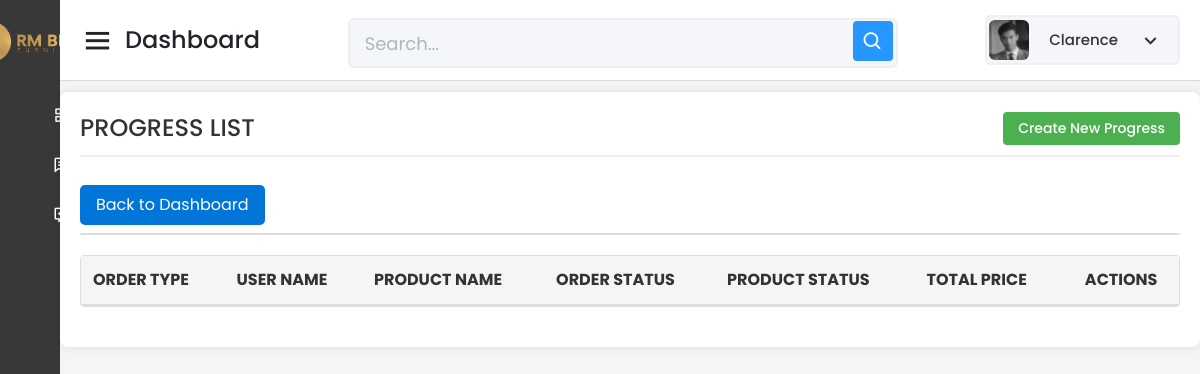
The app's page /Capstone_Admin/progress/read-all-progress-form.php (signed in), older data.
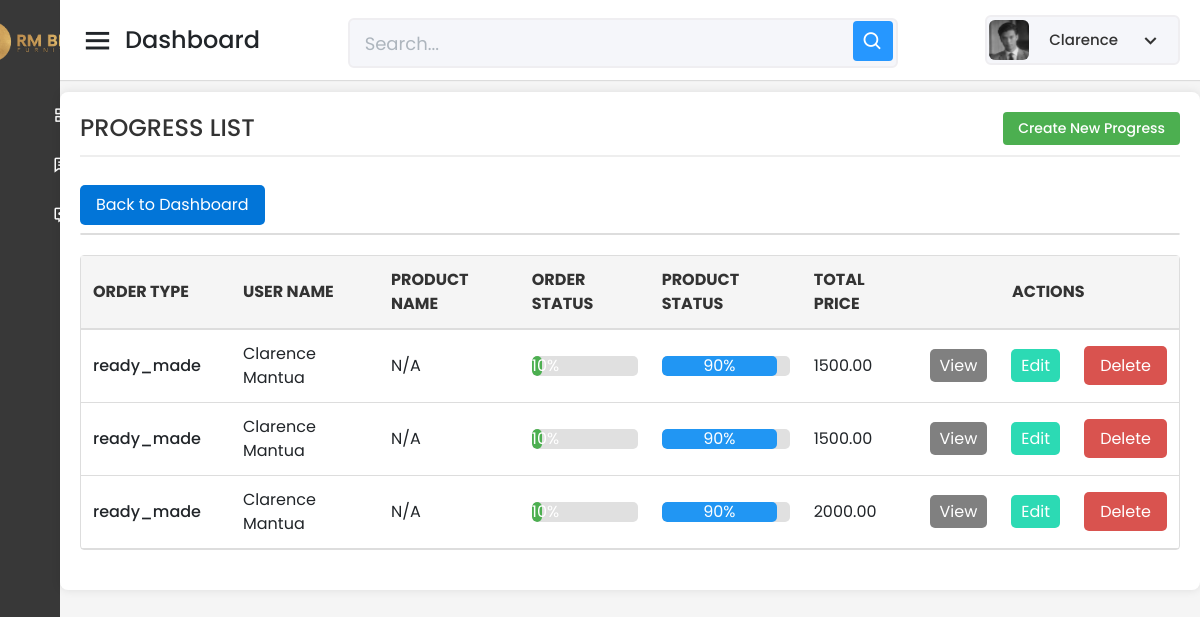
The same page, newer data.
### tables this page shows
CREATE TABLE `tbl_progress` (
  `Progress_ID` int(11) NOT NULL AUTO_INCREMENT,
  `User_ID` varchar(150) NOT NULL,
  `Product_ID` int(11) NOT NULL,
  `Product_Name` varchar(255) NOT NULL,
  `Order_Type` varchar(100) NOT NULL,
  `Order_Status` varchar(100) NOT NULL,
  `Product_Status` varchar(100) NOT NULL,
  `Quantity` int(11) NOT NULL,
  `Total_Price` decimal(10,2) NOT NULL,
  `Date_Added` timestamp NOT NULL DEFAULT current_timestamp(),
  `LastUpdate` timestamp NOT NULL DEFAULT current_timestamp() ON UPDATE current_timestamp(),
  `Progress_Pic_20` varchar(255) DEFAULT NULL,
  `Progress_Pic_30` varchar(255) DEFAULT NULL,
  `Progress_Pic_40` varchar(255) DEFAULT NULL,
  `Progress_Pic_50` varchar(255) DEFAULT NULL,
  `Progress_Pic_60` varchar(255) DEFAULT NULL,
  `Progress_Pic_70` varchar(255) DEFAULT NULL,
  `Progress_Pic_80` varchar(255) DEFAULT NULL,
  `Progress_Pic_90` varchar(255) DEFAULT NULL,
  `Progress_Pic_100` varchar(255) DEFAULT NULL,
  `Stop_Reason` varchar(255) DEFAULT NULL,
  `Progress_Pic_10` varchar(255) DEFAULT NULL,
  PRIMARY KEY (`Progress_ID`),
  KEY `User_ID` (`User_ID`),
  KEY `Product_ID` (`Product_ID`),
  CONSTRAINT `tbl_progress_ibfk_1` FOREIGN KEY (`User_ID`) REFERENCES `tbl_user_info` (`User_ID`) ON DELETE CASCADE,
  CONSTRAINT `tbl_progress_ibfk_2` FOREIGN KEY (`Product_ID`) REFERENCES `tbl_prod_info` (`Product_ID`) ON DELETE CASCADE
);

### Capstone_Admin/progress/read-all-progress-form.php (the view, shortened to what the changed rows need)
<?php
include '../config/database.php';
$search = isset($_GET['search']) ? $_GET['search'] : '';
$query = "
    SELECT
        Progress_ID AS ID,
        Product_Name,
        CONCAT(u.First_Name, ' ', u.Last_Name) AS User_Name,
        Order_Type,
        Order_Status,
        Product_Status,
        Total_Price,
        LastUpdate
    FROM tbl_progress p
    JOIN tbl_user_info u ON p.User_ID = u.User_ID
    WHERE (u.First_Name LIKE :search
    OR u.Last_Name LIKE :search
    OR p.Product_Name LIKE :search)
    ORDER BY LastUpdate DESC
";
$stmt = $pdo->prepare($query);
$searchParam = '%' . $search . '%';
$stmt->bindParam(':search', $searchParam, PDO::PARAM_STR);
$stmt->execute();
$rows = $stmt->fetchAll(PDO::FETCH_ASSOC);
function calculatePercentage($status) {
    return ($status / 100) * 100;
}
?>
<!DOCTYPE html>
<html lang="en" dir="ltr">
<head>
    <link href="../static/css/bootstrap.min.css" rel="stylesheet">
    <link href="../static/css-files/dashboard.css" rel="stylesheet">
    <link href="../static/css-files/button.css" rel="stylesheet">
    <link href="../static/css-files/admin_homev2.css" rel="stylesheet">
    <link href="../static/css-files/progress.css" rel="stylesheet">
    <link href="https://unpkg.com/boxicons@2.0.7/css/boxicons.min.css" rel="stylesheet" />
</head>
<body>
    <section class="home-section">
        <br><br><br>
        <div class="container_boxes">
                <table>
            <table width="100%" border="1" cellspacing="5">
                <tr>
                    <th>ORDER TYPE</th>
                    <th>USER NAME</th>
                    <th>PRODUCT NAME</th>
                    <th>ORDER STATUS</th>
                    <th>PRODUCT STATUS</th>
                    <th>TOTAL PRICE</th>
                    <th colspan="3" style="text-align: center;">ACTIONS</th>
                </tr>
                <?php foreach ($rows as $row): ?>
                    <tr>
                        <td>
                            <?= htmlspecialchars($row['Order_Type']) ?>
                        </td>
                        <td>
                            <?= htmlspecialchars($row['User_Name']) ?>
                        </td>
                        <td>
                            <?= htmlspecialchars($row['Product_Name']) ?>
                        </td>
                        <td>
                            <div class="status-bar">
                                <div class="status-bar-fill order-status-bar" style="width: <?= calculatePercentage($row['Order_Status']) ?>%;">
                                    <?= calculatePercentage($row['Order_Status']) ?>%
                                </div>
                            </div>
                        </td>
                        <td>
                            <div class="status-bar">
                                <div class="status-bar-fill product-status-bar" style="width: <?= calculatePercentage($row['Product_Status']) ?>%;">
                                    <?= calculatePercentage($row['Product_Status']) ?>%
                                </div>
                            </div>
                        </td>
                        <td>
                            <?= number_format((float) $row['Total_Price'], 2, '.', '') ?>
                        </td>
                        <td style="text-align: center;"><a class="buttonView" href="read-one-progress-form.php?id=<?= htmlspecialchars($row['ID']) ?>&order_type=<?= htmlspecialchars($row['Order_Type']) ?>" target="_parent">View</a></td>
                        <?php if($row['Order_Status'] != 100): ?>
                            <td style="text-align: center;"><a class="buttonEdit" href="update-progress-form.php?id=<?= htmlspecialchars($row['ID']) ?>&order_type=<?= htmlspecialchars($row['Order_Type']) ?>" target="_parent">Edit</a></td>
                            <td style="text-align: center;"><a class="buttonDelete" href="delete-progress-form.php?id=<?= htmlspecialchars($row['ID']) ?>&order_type=<?= htmlspecialchars($row['Order_Type']) ?>" target="_parent">Delete</a></td>
                        <?php else: ?>
                            <td style="text-align: center;"></td>
                            <td style="text-align: center;"></td>
                        <?php endif; ?>
                    </tr>
                <?php endforeach; ?>
            </table>
        </div>
    </section>
</body>
</html>

Row changes from the older to the newer data that the page shows:
added tbl_progress: Order_Type "ready_made", User_Name "Clarence Mantua", Product_Name "N/A", Order_Status "10", Product_Status "90", Total_Price "1500.00"
added tbl_progress: Order_Type "ready_made", User_Name "Clarence Mantua", Product_Name "N/A", Order_Status "10", Product_Status "90", Total_Price "1500.00"
added tbl_progress: Order_Type "ready_made", User_Name "Clarence Mantua", Product_Name "N/A", Order_Status "10", Product_Status "90", Total_Price "2000.00"
